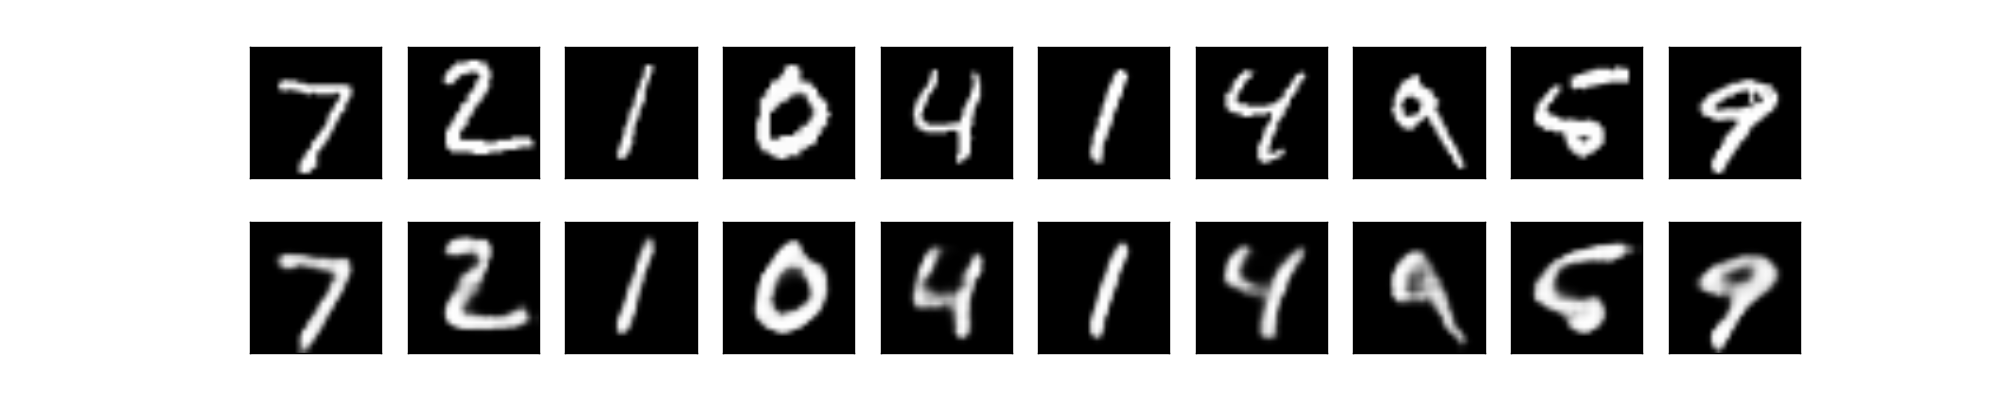

This figure's Python source:
import keras
import pickle
import os
import random
import numpy as np
import matplotlib.pyplot as plt
import matplotlib as mpl
from matplotlib import pyplot
from keras.layers import UpSampling2D
from keras.datasets import mnist
from keras.models import Sequential, Model
from keras.layers import Input, Dense, Dropout, Flatten
from keras.layers import Conv2D, MaxPooling2D




"""
=======================================================================
This code is citing the website
The title of page: The Keras Blog
Author: Francois Chollet
Date: Sat 14 May 2016
URL: https://blog.keras.io/building-autoencoders-in-keras.html
Access date: Tue 24 April 2018
=======================================================================
"""




# the data, shuffled and split between train and test sets.
(x_train, y_train), (x_test, y_test) = mnist.load_data()



#Open shuffled datasets.
with open('x1_train_mnist.pkl', 'rb') as f:
    x1_train = pickle.load(f)

with open('x2_train_mnist.pkl', 'rb') as f:
    x2_train = pickle.load(f)

with open('x3_train_mnist.pkl', 'rb') as f:
    x3_train = pickle.load(f)



#Convolutional autoencoder

#Encoder
input_img = Input(shape=(28, 28, 1))

x = Conv2D(16, (3, 3), activation='relu', padding='same')(input_img)
x = MaxPooling2D((2, 2), padding='same')(x)
x = Conv2D(8, (3, 3), activation='relu', padding='same')(x)
x = MaxPooling2D((2, 2), padding='same')(x)
x = Conv2D(8, (3, 3), activation='relu', padding='same')(x)
encoded = MaxPooling2D((2, 2), padding='same')(x)



#Decoder
x = Conv2D(8, (3, 3), activation='relu', padding='same')(encoded)
x = UpSampling2D((2, 2))(x)
x = Conv2D(8, (3, 3), activation='relu', padding='same')(x)
x = UpSampling2D((2, 2))(x)
x = Conv2D(16, (3, 3), activation='relu')(x)
x = UpSampling2D((2, 2))(x)
decoded = Conv2D(1, (3, 3), activation='sigmoid', padding='same')(x)




autoencoder = Model(input_img, decoded)
autoencoder.compile(optimizer='adadelta', loss='binary_crossentropy')




x_train = x_train.astype('float32') / 255.
x_test = x_test.astype('float32') / 255.
x_train = np.reshape(x_train, (len(x_train), 28, 28, 1))
x_test = np.reshape(x_test, (len(x_test), 28, 28, 1))




x1_train = x1_train.astype('float32') / 255.
x1_train = np.reshape(x1_train, (len(x1_train), 28, 28, 1))


x2_train = x2_train.astype('float32') / 255.
x2_train = np.reshape(x2_train, (len(x2_train), 28, 28, 1))


x3_train = x3_train.astype('float32') / 255.
x3_train = np.reshape(x3_train, (len(x3_train), 28, 28, 1))



#Train the model.
autoencoder.fit(x_train, x_train,
                epochs=20,
                batch_size=128,
                shuffle=True,
                validation_data=(x_test, x_test))



decoded_imgs = autoencoder.predict(x_test)



#Show original and reconstructed pictures.

n = 10  # how many digits we will display
plt.figure(figsize=(20, 4))
for i in range(n):
    # display original
    ax = plt.subplot(2, n, i + 1)
    plt.imshow(x_test[i].reshape(28, 28))
    plt.gray()
    ax.get_xaxis().set_visible(False)
    ax.get_yaxis().set_visible(False)

    # display reconstruction
    ax = plt.subplot(2, n, i + 1 + n )
    plt.imshow(decoded_imgs[i].reshape(28, 28))
    plt.gray()
    ax.get_xaxis().set_visible(False)
    ax.get_yaxis().set_visible(False)
plt.show()



print("==============================================================")
print("Epochs is : 20")


print("==============================================================")
score_test = autoencoder.evaluate(x_test, x_test, verbose=0)
accuracy_test = 1 - score_test
print("The loss on x_test : %.12f" %score_test)
print("The accuracy on x_test : %.12f" %accuracy_test)
print("==============================================================")


score_x_train = autoencoder.evaluate(x_train, x_train, verbose=0)
accuracy_x_train = 1 - score_x_train
print("The loss on x_train : %.12f" %score_x_train)
print("The accuracy on x_train : %.12f" %accuracy_x_train)
print("==============================================================")

score_x1_train = autoencoder.evaluate(x1_train, x1_train, verbose=0)
accuracy_x1_train = 1 - score_x1_train
print("The loss on x1_train : %.12f" %score_x1_train)
print("The accuracy on x1_train : %.12f" %accuracy_x1_train)
print("==============================================================")

score_x2_train = autoencoder.evaluate(x2_train, x2_train, verbose=0)
accuracy_x2_train = 1 - score_x2_train
print("The loss on x2_train : %.12f" %score_x2_train)
print("The accuracy on x2_train : %.12f" %accuracy_x2_train)
print("==============================================================")

score_x3_train = autoencoder.evaluate(x3_train, x3_train, verbose=0)
accuracy_x3_train = 1 - score_x3_train
print("The loss on x3_train : %.12f" %score_x3_train)
print("The accuracy on x3_train : %.12f" %accuracy_x3_train)
